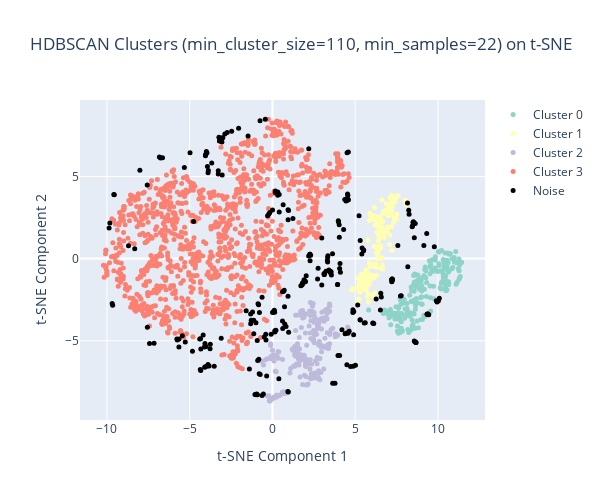

The cell this chart's notebook holds for it:
### Markdown cell above
### 7.3. DBSCAN Clustering

### Code cell
from sklearn.cluster import HDBSCAN
import plotly.express as px

# Apply HDBSCAN on the t-SNE embedded data or directly on scaled_features_coords
if tsne_embedding is not None and tsne_embedding.shape[0] > 0:
    # Set HDBSCAN parameters
    min_cluster_size = max(5, int(n_samples * 0.05))  # At least 5 samples or 5% of total samples
    min_samples = max(1, int(n_samples * 0.01))  # At least 1 sample or 1% of total samples

    print(f"HDBSCAN parameters: min_cluster_size={min_cluster_size}, min_samples={min_samples}")
    
    hdbscan = HDBSCAN(min_cluster_size=min_cluster_size, min_samples=min_samples)
    cluster_labels_hdbscan = hdbscan.fit_predict(tsne_embedding)
    
    n_clusters_ = len(set(cluster_labels_hdbscan)) - (1 if -1 in cluster_labels_hdbscan else 0)
    n_noise_ = list(cluster_labels_hdbscan).count(-1)

    print(f"\nHDBSCAN Clustering (on t-SNE embedding):")
    print(f"Estimated number of clusters: {n_clusters_}")
    print(f"Estimated number of noise points: {n_noise_}")
    print(f"Cluster labels for first 10 frames: {cluster_labels_hdbscan[:10]}")

    # Create a color map for clusters
    colors = px.colors.qualitative.Set3
    if n_clusters_ > len(colors):
        colors = px.colors.qualitative.Set3 * (n_clusters_ // len(colors) + 1)

    fig = go.Figure()
    
    # Plot each cluster
    for k in range(n_clusters_):
        mask = cluster_labels_hdbscan == k
        cluster_indices = np.where(mask)[0]
        fig.add_trace(go.Scatter(
            x=tsne_embedding[mask, 0],
            y=tsne_embedding[mask, 1],
            mode='markers',
            name=f'Cluster {k}',
            marker=dict(
                size=5,
                color=colors[k % len(colors)]
            ),
            text=[f'Frame {i}, Cluster {k}' for i in cluster_indices],
            hovertemplate='<b>%{text}</b><br>x: %{x:.3f}<br>y: %{y:.3f}<extra></extra>'
        ))

    # Plot noise points if any
    if n_noise_ > 0:
        mask = cluster_labels_hdbscan == -1
        noise_indices = np.where(mask)[0]
        fig.add_trace(go.Scatter(
            x=tsne_embedding[mask, 0],
            y=tsne_embedding[mask, 1],
            mode='markers',
            name='Noise',
            marker=dict(
                size=5,
                color='black'
            ),
            text=[f'Frame {i}, Noise' for i in noise_indices],
            hovertemplate='<b>%{text}</b><br>x: %{x:.3f}<br>y: %{y:.3f}<extra></extra>'
        ))

    fig.update_layout(
        title=f"HDBSCAN Clusters (min_cluster_size={min_cluster_size}, min_samples={min_samples}) on t-SNE",
        xaxis_title="t-SNE Component 1",
        yaxis_title="t-SNE Component 2",
        showlegend=True, 
        width=600,  # Adjusted width for a more square aspect ratio
        height=500  # Adjusted height for a more square aspect ratio
    )

    fig.show()
    print("Plotly plot for HDBSCAN on t-SNE generated.")
else:
    print("\nSkipping HDBSCAN: t-SNE embedding not available.")

### Figure 1 — Plotly figure (JSON) as saved in the notebook; plotly's stock layout.template omitted (floating-point values rounded to 4 significant figures; data arrays with more than 128 entries replaced by an {"elided": "..."} marker saying what was removed)
{"data": [{"hovertemplate": "<b>%{text}</b><br>x: %{x:.3f}<br>y: %{y:.3f}<extra></extra>", "marker": {"color": "rgb(141,211,199)", "size": 5}, "mode": "markers", "name": "Cluster 0", "text": {"elided": "206 str values"}, "type": "scatter", "x": {"elided": "206 float values"}, "y": {"elided": "206 float values"}}, {"hovertemplate": "<b>%{text}</b><br>x: %{x:.3f}<br>y: %{y:.3f}<extra></extra>", "marker": {"color": "rgb(255,255,179)", "size": 5}, "mode": "markers", "name": "Cluster 1", "text": {"elided": "192 str values"}, "type": "scatter", "x": {"elided": "192 float values"}, "y": {"elided": "192 float values"}}, {"hovertemplate": "<b>%{text}</b><br>x: %{x:.3f}<br>y: %{y:.3f}<extra></extra>", "marker": {"color": "rgb(190,186,218)", "size": 5}, "mode": "markers", "name": "Cluster 2", "text": {"elided": "232 str values"}, "type": "scatter", "x": {"elided": "232 float values"}, "y": {"elided": "232 float values"}}, {"hovertemplate": "<b>%{text}</b><br>x: %{x:.3f}<br>y: %{y:.3f}<extra></extra>", "marker": {"color": "rgb(251,128,114)", "size": 5}, "mode": "markers", "name": "Cluster 3", "text": {"elided": "1302 str values"}, "type": "scatter", "x": {"elided": "1302 float values"}, "y": {"elided": "1302 float values"}}, {"hovertemplate": "<b>%{text}</b><br>x: %{x:.3f}<br>y: %{y:.3f}<extra></extra>", "marker": {"color": "black", "size": 5}, "mode": "markers", "name": "Noise", "text": {"elided": "268 str values"}, "type": "scatter", "x": {"elided": "268 float values"}, "y": {"elided": "268 float values"}}], "layout": {"height": 500, "showlegend": true, "title": {"text": "HDBSCAN Clusters (min_cluster_size=110, min_samples=22) on t-SNE"}, "width": 600, "xaxis": {"title": {"text": "t-SNE Component 1"}}, "yaxis": {"title": {"text": "t-SNE Component 2"}}}}
